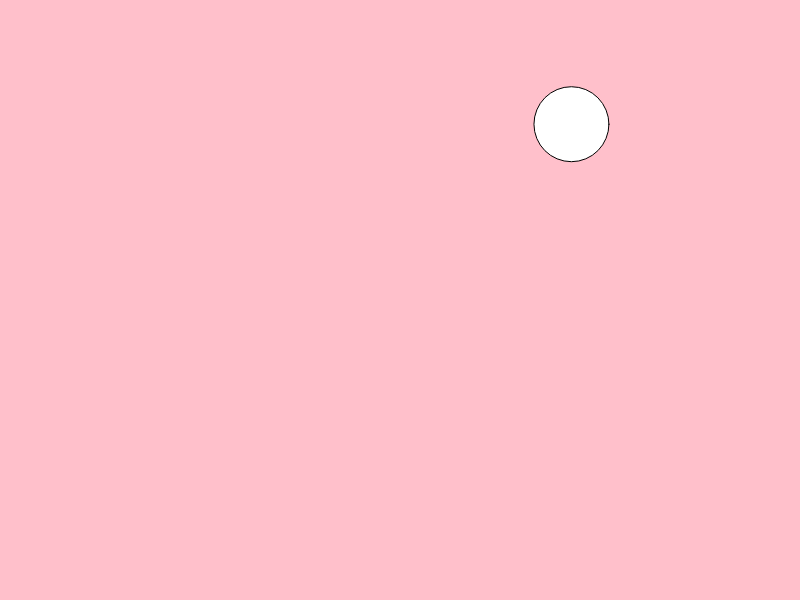
Frame 1 (no input)
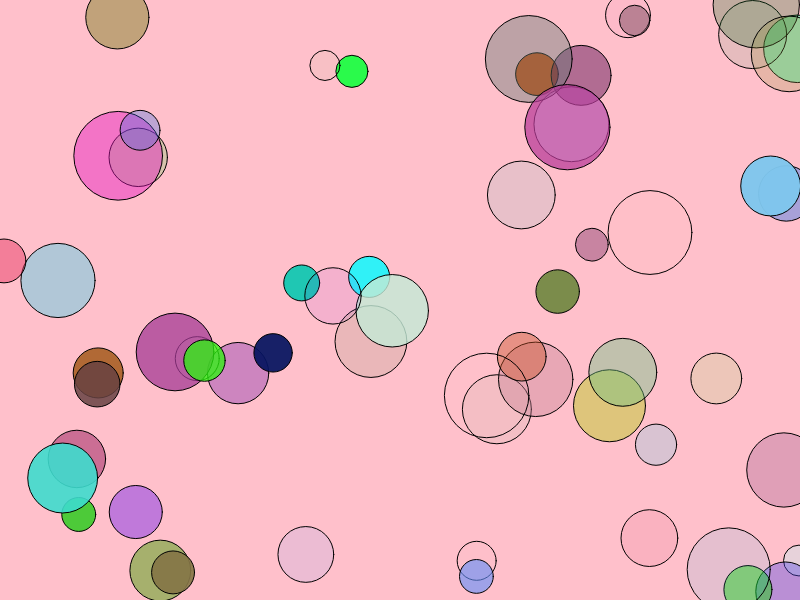
Frame 60 (no input)
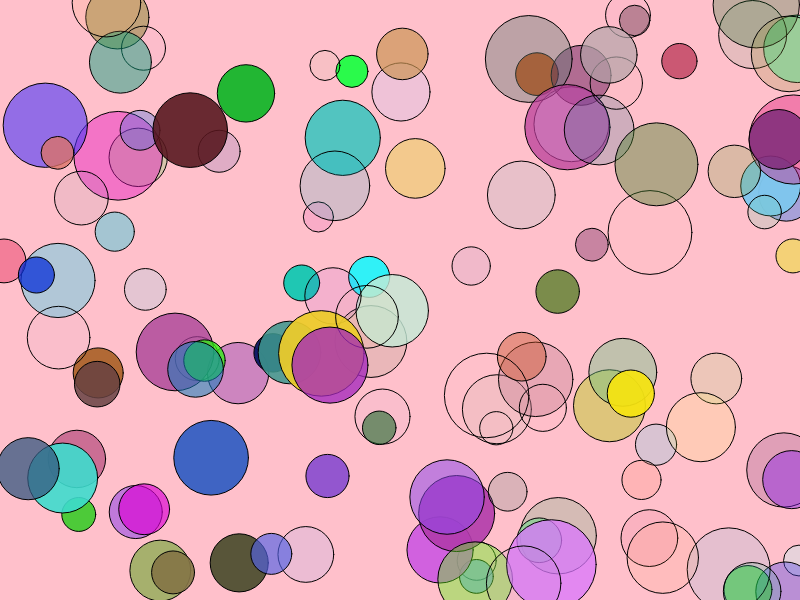
Frame 120 (the mouse pressed at the canvas centre since frame 60)

The p5.js sketch that drew these frames (run headless with seeded random() and noise() and a simulated clock; from frame 60 on, the mouse is pressed at the canvas centre):

// p5.js sketch
// ── sketch.js
let w = 800
let h = 600
let circleEscape = 0
let x,y,d,a,color1,color2,color3

function setup()
{
    createCanvas(w,h)
    background("pink")
}

function draw ()
{
    dati(x,y,d,a,color1,color2,color3) //dichiarazione della funzione
    circle(x,y,d)
    fill(color1, color2, color3, a)
    strokeWeight(1)
    
    console.log(circleEscape)
    circleEscape ++

    if(circleEscape == 1000) 
    {
        background("pink")
        circleEscape = 0
    }
}

function dati() //funzione pura per assegnare il valore alle variabili
{
    x = random(0,w)
    y = random(0,h)
    d = random(30,90)
    
    color1 = random(0,255)
    color2 = random(0,255)
    color3 = random(0,255)
    a = random(0,255)
}
